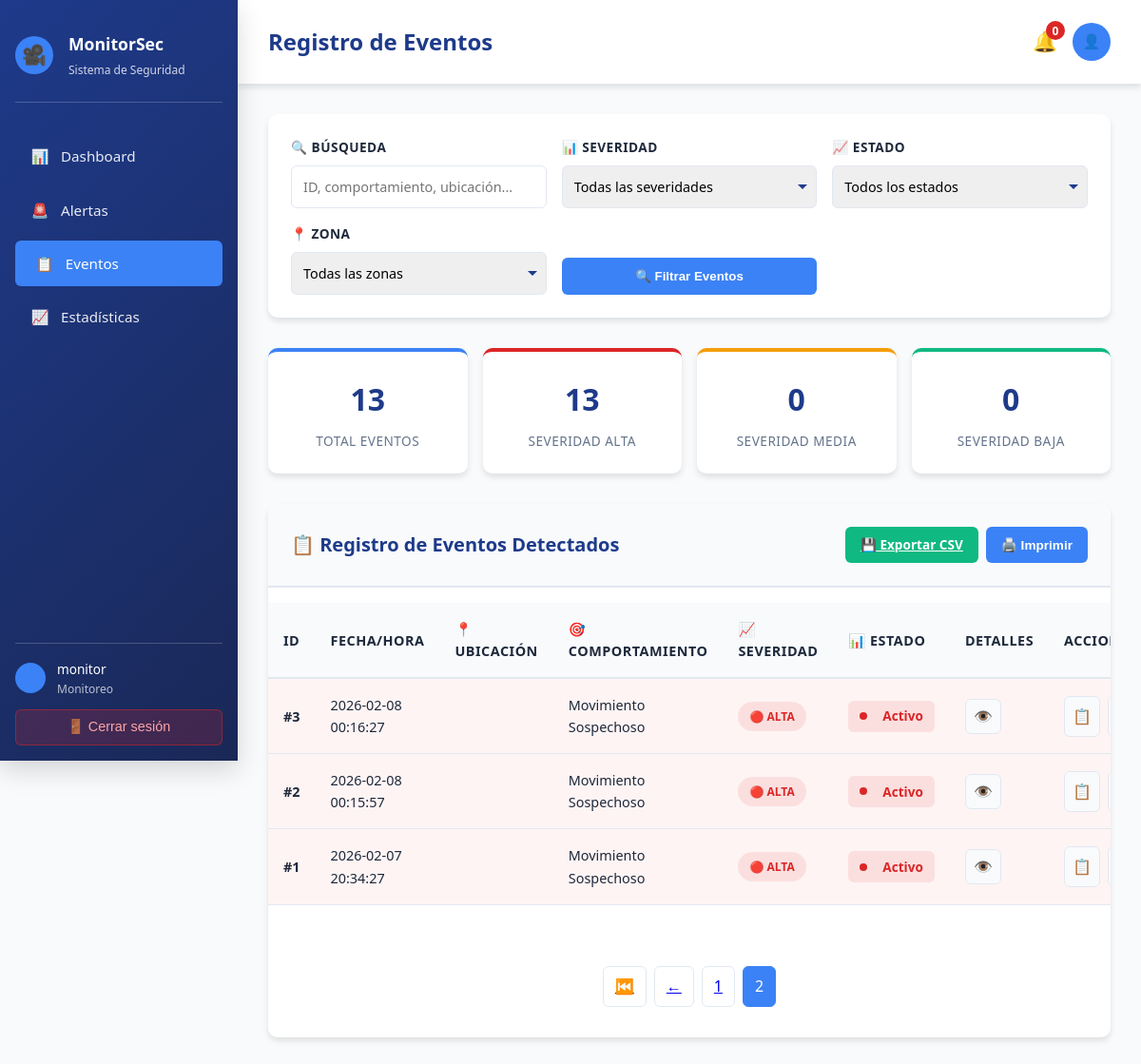
The page /eventos/?page=2 (signed in) on the database its author committed.
### monitoreo/models.py (models this page shows, shortened)
class Alertas(models.Model):
    ACTIVIDAD_ESTADO = [
        ("Pendiente", "Pendiente"),
        ("Activo", "Activo"),
    ]
    ACTIVIDAD_SEVERIDAD = [
        ("Alta", "Alta"),
        ("Media", "Media"),
        ("Baja", "Baja"),
    ]
    ubicacion = models.ForeignKey(Ubicacion, on_delete=models.CASCADE)
    comportamiento = models.CharField(max_length=50)
    severidad = models.CharField(
        max_length=10,
        choices=ACTIVIDAD_SEVERIDAD
    )
    hora = models.DateTimeField(auto_now_add=True)
    descripcion = models.TextField(blank=True)
    estado = models.CharField(
        max_length=10,
        choices=ACTIVIDAD_ESTADO,
        default="Pendiente"
    )

### monitoreo/views.py (the view)
# urls.py: path('eventos/', views.eventos_view, name='eventos'),
@login_required(login_url='monitoreo:login')
def eventos_view(request):
    alertas = Alertas.objects.select_related('ubicacion').all().order_by('-hora')
    search = request.GET.get('search', '')
    severidad = request.GET.get('severidad', '')
    estado = request.GET.get('estado', '')
    ubicacion_id = request.GET.get('ubicacion', '')
    if search:
        alertas = alertas.filter(
            Q(comportamiento__icontains=search) |
            Q(descripcion__icontains=search) |
            Q(ubicacion__nombre__icontains=search)
        )
    if severidad:
        alertas = alertas.filter(severidad=severidad)
    if estado:
        alertas = alertas.filter(estado=estado)
    if ubicacion_id:
        alertas = alertas.filter(ubicacion_id=ubicacion_id)
    total_eventos = alertas.count()
    eventos_alta = alertas.filter(severidad='Alta').count()
    eventos_media = alertas.filter(severidad='Media').count()
    eventos_baja = alertas.filter(severidad='Baja').count()
    paginator = Paginator(alertas, 10)  # 10 eventos por página
    page_number = request.GET.get('page', 1)
    page_obj = paginator.get_page(page_number)
    ubicaciones = Ubicacion.objects.all()
    context = {
        'alertas': page_obj,
        'page_obj': page_obj,
        'is_paginated': page_obj.has_other_pages(),
        'total_eventos': total_eventos,
        'eventos_alta': eventos_alta,
        'eventos_media': eventos_media,
        'eventos_baja': eventos_baja,
        'ubicaciones': ubicaciones,
    }
    return render(request, 'monitoreo/eventos.html', context)

### monitoreo/templates/monitoreo/eventos.html (shortened to what this page needs)
{% extends "monitoreo/base.html" %}
{% block page_title %}Registro de Eventos{% endblock %}
{% block content %}
<div class="animate-fade">
    <form method="GET" action="{% url 'monitoreo:eventos' %}">
        <div class="events-toolbar">
            <div class="filter-group">
                <label class="filter-label">🔍 Búsqueda</label>
                <input
                    type="text"
                    class="form-input"
                    name="search"
                    placeholder="ID, comportamiento, ubicación..."
                    value="{{ request.GET.search }}"
                >
            </div>
            <div class="filter-group">
                <label class="filter-label">📊 Severidad</label>
                <select class="form-select" name="severidad">
                    <option value="">Todas las severidades</option>
                </select>
            </div>
            <div class="filter-group">
                <label class="filter-label">📈 Estado</label>
                <select class="form-select" name="estado">
                    <option value="">Todos los estados</option>
                </select>
            </div>
            <div class="filter-group">
                <label class="filter-label">📍 Zona</label>
                <select class="form-select" name="ubicacion">
                    <option value="">Todas las zonas</option>
                </select>
            </div>
            <button type="submit" class="action-btn">
                🔍 Filtrar Eventos
            </button>
        </div>
    </form>
    <div class="events-stats">
        <div class="stat-box">
            <div class="stat-number">{{ total_eventos }}</div>
            <div class="stat-label">Total Eventos</div>
        </div>
        <div class="stat-box danger">
            <div class="stat-number">{{ eventos_alta }}</div>
            <div class="stat-label">Severidad Alta</div>
        </div>
        <div class="stat-box warning">
            <div class="stat-number">{{ eventos_media }}</div>
            <div class="stat-label">Severidad Media</div>
        </div>
        <div class="stat-box success">
            <div class="stat-number">{{ eventos_baja }}</div>
            <div class="stat-label">Severidad Baja</div>
        </div>
    </div>
    <div class="events-table-container">
        <div class="table-header">
            <div class="table-title">📋 Registro de Eventos Detectados</div>
            <div class="table-actions">
                <a href="{% url 'monitoreo:exportar_eventos' %}" class="table-btn export">
                    💾 Exportar CSV
                </a>
                <button class="table-btn" onclick="window.print()">
                    🖨️ Imprimir
                </button>
            </div>
        </div>
        <div class="table-wrapper">
            {% if alertas %}
            <table id="eventsTable">
                <thead>
                    <tr>
                        <th>ID</th>
                        <th>Fecha/Hora</th>
                        <th>📍 Ubicación</th>
                        <th>🎯 Comportamiento</th>
                        <th>📈 Severidad</th>
                        <th>📊 Estado</th>
                        <th>Detalles</th>
                        <th>Acciones</th>
                    </tr>
                </thead>
                <tbody>
                    {% for alerta in alertas %}
                    <tr {% if alerta.severidad == 'Alta' %}class="highlight"{% endif %}>
                        <td><strong>#{{ alerta.id }}</strong></td>
                        <td>{{ alerta.hora|date:"Y-m-d H:i:s" }}</td>
                        <td>
                            <br><small>{{ alerta.ubicacion.zona }}</small>
                        </td>
                        <td>{{ alerta.comportamiento }}</td>
                        <td>
                            <span class="event-badge badge-{{ alerta.severidad|lower }}">
                                {% if alerta.severidad == 'Alta' %}🔴{% elif alerta.severidad == 'Media' %}🟡{% else %}🟢{% endif %}
                                {{ alerta.severidad }}
                            </span>
                        </td>
                        <td>
                            <span class="status-indicator status-{{ alerta.estado|lower }}">
                                <span class="status-dot"
                                      style="background: {% if alerta.estado == 'Activo' %}var(--danger-color){% else %}var(--warning-color){% endif %};"></span>
                                {{ alerta.estado }}
                            </span>
                        </td>
                        <td>
                            <button class="icon-btn" onclick="viewEventDetails({{ alerta.id }})" title="Ver detalles">
                                👁️
                            </button>
                        </td>
                        <td>
                            <div class="action-icons">
                                <button class="icon-btn" onclick="viewEventDetails({{ alerta.id }})" title="Detalles">
                                    📋
                                </button>
                                <a href="{% url 'monitoreo:descargar_evidencia' alerta.id %}" class="icon-btn" title="Descargar evidencia">
                                </a>
                            </div>
                        </td>
                    </tr>
                    {% endfor %}
                </tbody>
            </table>
            {% if is_paginated %}
            <div class="pagination">
                {% if page_obj.has_previous %}
                    <a href="?page=1" class="pagination-btn">⏮️</a>
                    <a href="?page={{ page_obj.previous_page_number }}" class="pagination-btn">←</a>
                {% endif %}
                {% for num in page_obj.paginator.page_range %}
                    {% if page_obj.number == num %}
                        <span class="pagination-btn active">{{ num }}</span>
                    {% elif num > page_obj.number|add:'-3' and num < page_obj.number|add:'3' %}
                        <a href="?page={{ num }}" class="pagination-btn">{{ num }}</a>
                    {% endif %}
                {% endfor %}
            </div>
            {% endif %}
            {% endif %}
        </div>
    </div>
</div>
{% endblock %}

### monitoreo/templates/monitoreo/base.html (shortened to what this page needs)
<!DOCTYPE html>
<html lang="es">
<head>
</head>
<body>
    <div class="container">
        <aside class="sidebar">
            <div class="sidebar-header">
                <div class="sidebar-logo">🎥</div>
                <div>
                    <div class="sidebar-title">MonitorSec</div>
                    <div class="sidebar-subtitle">Sistema de Seguridad</div>
                </div>
            </div>
            <nav>
                <ul class="nav-menu">
                    <li class="nav-item">
                        <a href="{% url 'monitoreo:dashboard' %}" class="nav-link {% if 'dashboard' in request.resolver_match.url_name %}active{% endif %}">
                            <span class="nav-icon">📊</span>
                            <span>Dashboard</span>
                        </a>
                    </li>
                    <li class="nav-item">
                        <a href="{% url 'monitoreo:alertas' %}" class="nav-link {% if 'alertas' in request.resolver_match.url_name %}active{% endif %}">
                            <span class="nav-icon">🚨</span>
                            <span>Alertas</span>
                        </a>
                    </li>
                    <li class="nav-item">
                        <a href="{% url 'monitoreo:eventos' %}" class="nav-link {% if 'eventos' in request.resolver_match.url_name %}active{% endif %}">
                            <span class="nav-icon">📋</span>
                            <span>Eventos</span>
                        </a>
                    </li>
                    <li class="nav-item">
                        <a href="{% url 'monitoreo:estadisticas' %}" class="nav-link {% if 'estadisticas' in request.resolver_match.url_name %}active{% endif %}">
                            <span class="nav-icon">📈</span>
                            <span>Estadísticas</span>
                        </a>
                    </li>
                </ul>
            </nav>
            <div class="sidebar-footer">
                <div class="user-info">
                    <div class="user-avatar">{{ user.first_name|first|upper }}</div>
                    <div>
                        <div style="font-size: 0.85rem; font-weight: 500;">{{ user.get_full_name|default:user.username }}</div>
                        <div style="font-size: 0.75rem; opacity: 0.7;">{% if user.is_staff %}Administrador{% else %}Monitoreo{% endif %}</div>
                    </div>
                </div>
                <button class="logout-btn" onclick="handleLogout()">
                    🚪 Cerrar sesión
                </button>
            </div>
        </aside>
        <main class="main-content">
            <header class="header">
                <div class="header-title">{% block page_title %}Sistema de Monitoreo{% endblock %}</div>
                <div class="header-actions">
                    <div class="notification-bell" onclick="toggleNotifications()">
                        🔔
                        <span class="notification-badge" id="notification-count">0</span>
                    </div>
                    <button class="btn btn-icon btn-secondary" onclick="toggleUserMenu()">
                        👤
                    </button>
                </div>
            </header>
            <div class="page-content">
                {% block content %}{% endblock %}
            </div>
        </main>
    </div>
</body>
</html>

### monitoreo/templates/monitoreo/eventos.html (style rules this page uses)
.events-toolbar { background: white; padding: 1.5rem; border-radius: 10px; box-shadow: 0 4px 6px rgba(0, 0, 0, 0.1); margin-bottom: 2rem; display: grid; grid-template-columns: repeat(auto-fit, minmax(200px, 1fr)); gap: 1rem; align-items: end; }
.filter-group { display: flex; flex-direction: column; }
.filter-label { font-size: 0.85rem; font-weight: 600; color: var(--text-dark); margin-bottom: 0.5rem; text-transform: uppercase; letter-spacing: 0.5px; }
.form-input, .form-select { padding: 0.75rem; border: 1px solid var(--border-color); border-radius: 6px; font-size: 0.9rem; transition: all 0.3s ease; }
.form-select { cursor: pointer; appearance: none; background-repeat: no-repeat; background-position: right 8px center; padding-right: 2rem; }
.action-btn { padding: 0.75rem 1.5rem; background: var(--secondary-color); color: white; border: none; border-radius: 6px; cursor: pointer; font-weight: 600; transition: all 0.3s ease; width: 100%; }
.events-stats { display: grid; grid-template-columns: repeat(auto-fit, minmax(200px, 1fr)); gap: 1rem; margin-bottom: 2rem; }
.stat-box { background: white; padding: 1.5rem; border-radius: 10px; box-shadow: 0 4px 6px rgba(0, 0, 0, 0.1); border-top: 4px solid var(--secondary-color); text-align: center; }
.stat-box.danger { border-top-color: var(--danger-color); }
.stat-box.warning { border-top-color: var(--warning-color); }
.stat-box.success { border-top-color: var(--success-color); }
.stat-number { font-size: 2rem; font-weight: 700; color: var(--primary-color); margin-bottom: 0.5rem; }
.stat-label { font-size: 0.85rem; text-transform: uppercase; color: var(--text-light); letter-spacing: 0.5px; }
.events-table-container { background: white; border-radius: 10px; box-shadow: 0 4px 6px rgba(0, 0, 0, 0.1); overflow: hidden; }
.table-header { padding: 1.5rem; background: var(--light-bg); border-bottom: 2px solid var(--border-color); display: flex; justify-content: space-between; align-items: center; }
.table-title { font-size: 1.25rem; font-weight: 600; color: var(--primary-color); }
.table-actions { display: flex; gap: 0.5rem; }
.table-btn { padding: 0.5rem 1rem; background: var(--secondary-color); color: white; border: none; border-radius: 6px; cursor: pointer; font-size: 0.85rem; font-weight: 600; transition: all 0.3s ease; }
.table-btn.export { background: var(--success-color); }
.table-wrapper { overflow-x: auto; }
table { width: 100%; border-collapse: collapse; }
thead { background: var(--light-bg); border-bottom: 2px solid var(--border-color); }
th { padding: 1rem; text-align: left; font-weight: 600; color: var(--text-dark); font-size: 0.9rem; text-transform: uppercase; letter-spacing: 0.5px; }
td { padding: 1rem; border-bottom: 1px solid var(--border-color); font-size: 0.9rem; }
tbody tr.highlight { background: rgba(220, 38, 38, 0.05); }
.event-badge { display: inline-block; padding: 0.35rem 0.75rem; border-radius: 20px; font-size: 0.75rem; font-weight: 700; text-transform: uppercase; }
.badge-alta { background: rgba(220, 38, 38, 0.1); color: var(--danger-color); }
.status-indicator { display: inline-flex; align-items: center; gap: 0.5rem; padding: 0.35rem 0.75rem; border-radius: 6px; font-size: 0.85rem; font-weight: 600; }
.status-activo { background: rgba(220, 38, 38, 0.1); color: var(--danger-color); }
.status-dot { width: 8px; height: 8px; border-radius: 50%; }
.action-icons { display: flex; gap: 0.5rem; }
.icon-btn { padding: 0.5rem; background: var(--light-bg); border: 1px solid var(--border-color); border-radius: 6px; cursor: pointer; font-size: 1rem; transition: all 0.3s ease; }
.pagination { display: flex; justify-content: center; gap: 0.5rem; margin-top: 2rem; padding: 2rem; }
.pagination-btn { padding: 0.5rem 0.75rem; border: 1px solid var(--border-color); background: white; border-radius: 6px; cursor: pointer; transition: all 0.3s ease; font-weight: 500; }
.pagination-btn:hover, .pagination-btn.active { background: var(--secondary-color); color: white; border-color: var(--secondary-color); }

### rows shown on the page
Alertas: id "3", hora "2026-02-08 00:16:27", comportamiento "Movimiento Sospechoso", severidad "ALTA", estado "Activo"
Alertas: id "2", hora "2026-02-08 00:15:57", comportamiento "Movimiento Sospechoso", severidad "ALTA", estado "Activo"
Alertas: id "1", hora "2026-02-07 20:34:27", comportamiento "Movimiento Sospechoso", severidad "ALTA", estado "Activo"

### other values the page prints
{{ user.get_full_name|default:user.username }} "monitor"
{{ total_eventos }} "13"
{{ eventos_alta }} "13"
{{ eventos_media }} "0"
{{ eventos_baja }} "0"
{{ num }} "1"
{{ num }} "2"
